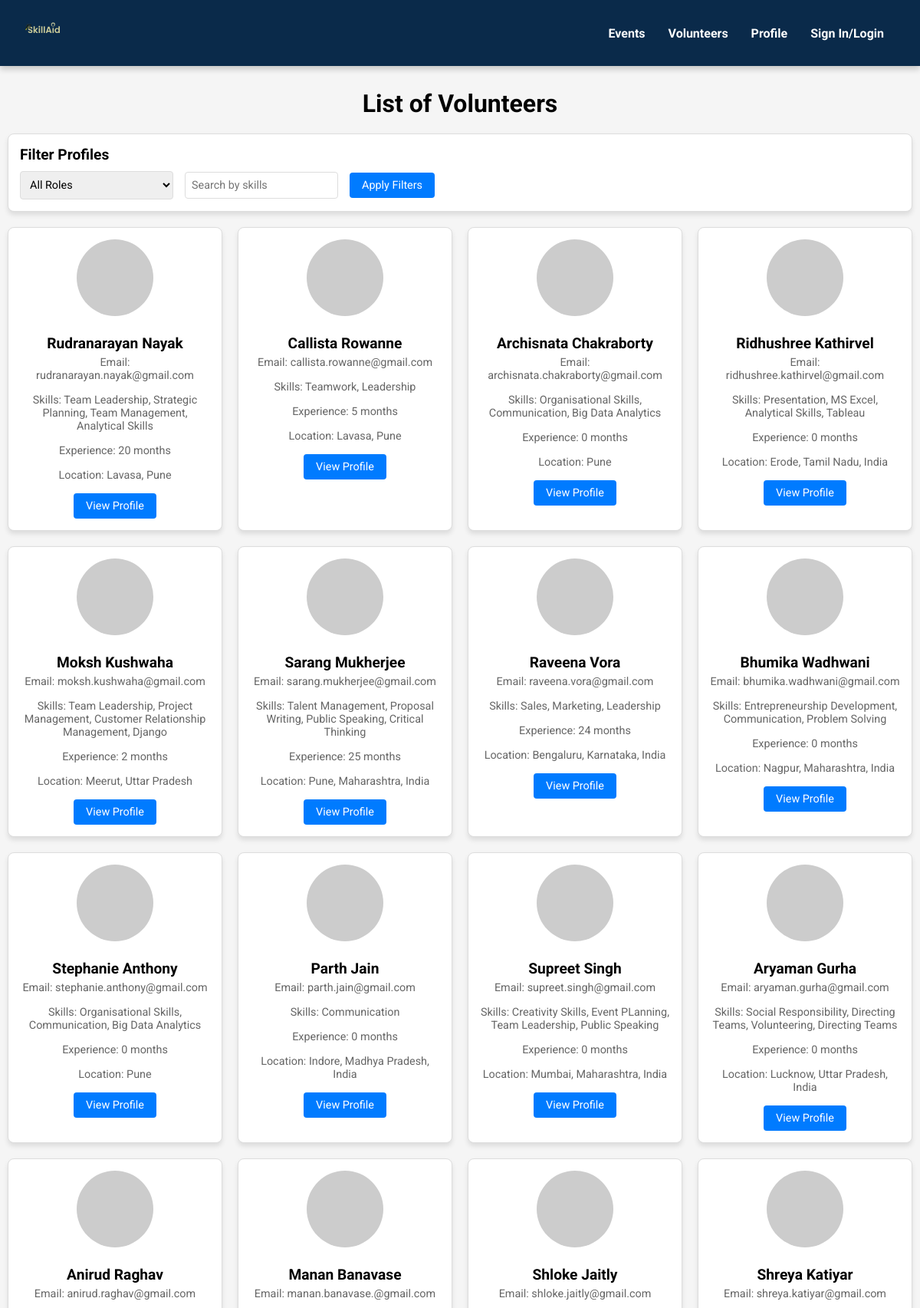
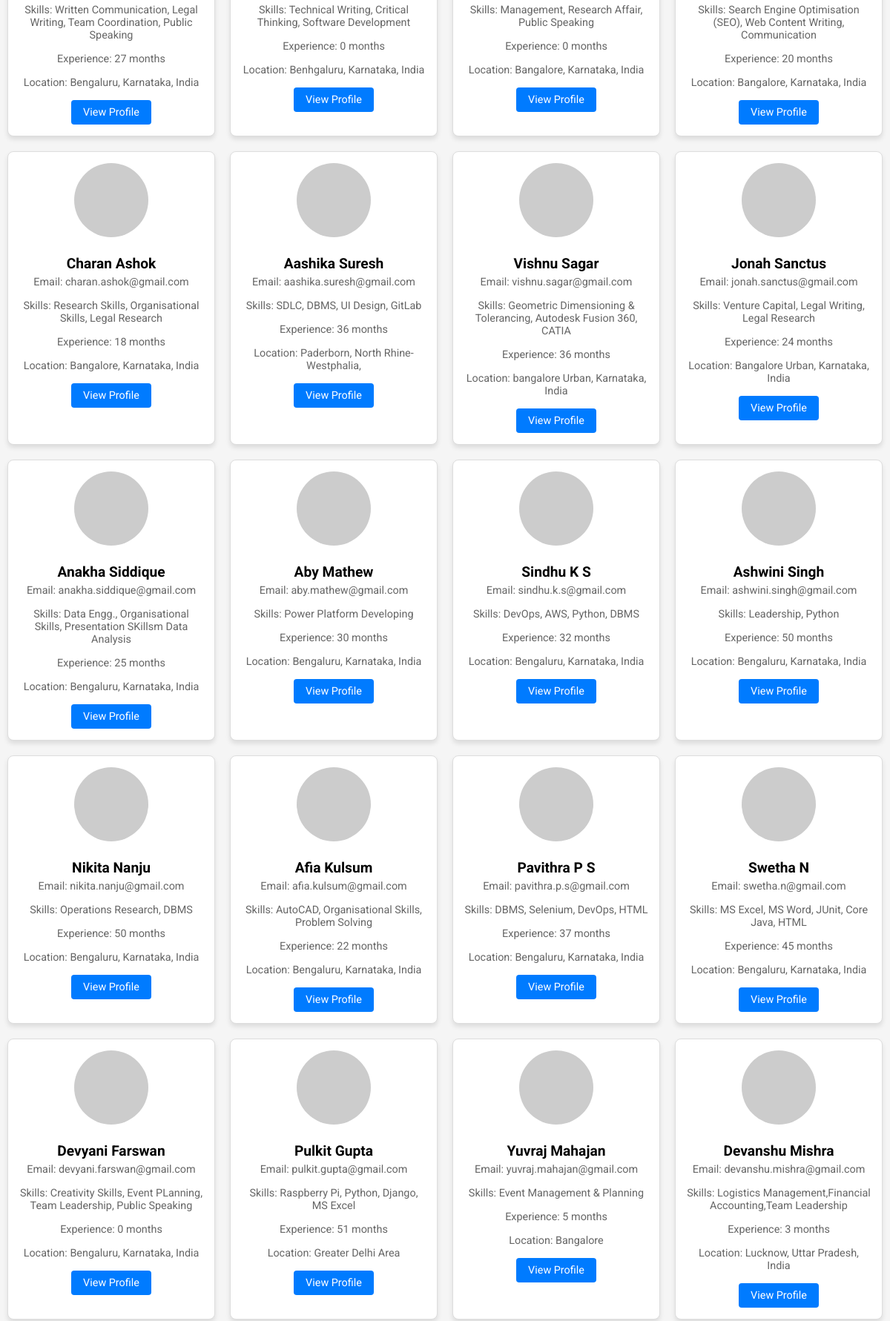
/volunteer/ (upper part), run on the app's committed database (2 pictures, top to bottom).
### students/models.py (models this page shows)
class Volunteer(models.Model):
    student_id = models.AutoField(primary_key=True)
    name = models.CharField(max_length=100)
    skills = models.TextField()  # A comma-separated string of skills
    experience_level = models.IntegerField()  # Experience in months
    location = models.CharField(max_length=100)
    email = models.EmailField(unique=True)
    def __str__(self):
        return self.name

### students/views.py (the view)
# urls.py: path('volunteer/', students_views.volunteers_list, name='volunteers'),
def volunteers_list(request):
    volunteers = Volunteer.objects.all()
    print(volunteers)
    return render(request, 'volunteer.html', {'volunteers': volunteers})

### template/volunteer.html (shortened to what this page needs)
{% extends 'base.html' %}
{% load static %}
{% block content %}
<div class="container">
    <div class="header">
        <h1>List of Volunteers</h1>
    </div>
    <div class="filter-section">
        <h2>Filter Profiles</h2>
        <form class="filter-form" id="filter-form">
            <select name="role" id="role-filter">
                <option value="">All Roles</option>
            </select>
            <input type="text" id="skills-filter" placeholder="Search by skills">
            <button type="button" onclick="applyFilters()">Apply Filters</button>
        </form>
    </div>
<div class="profile-grid" id="profile-grid">
    {% if volunteers %}
        {% for volunteer in volunteers %}
        <div class="profile-card" data-role="{{ volunteer.role|default:'none' }}" data-skills="{{ volunteer.skills }}">
            <img src="https://via.placeholder.com/100" alt="User {{ forloop.counter }}" class="profile-img">
            <h3>{{ volunteer.name }}</h3>
            <p>Email: {{ volunteer.email }}</p>
            <p>Skills: {{ volunteer.skills }}</p>
            <p>Experience: {{ volunteer.experience_level }} months</p>
            <p>Location: {{ volunteer.location }}</p>
            <a href="#" class="btn">View Profile</a>
        </div>
        {% endfor %}
    {% else %}
        <p>No volunteers found.</p>
    {% endif %}
</div>
{% endblock %}

### template/base.html (style rules this page uses)
* { margin: 0; padding: 0; box-sizing: border-box; font-family: 'Roboto', sans-serif; }

### template/volunteer.html (style rules this page uses)
body { font-family: Arial, sans-serif; margin: 0; padding: 0; background-color: #f5f5f5; }
.container { max-width: 1200px; margin: 20px auto; padding: 10px; }
.header { text-align: center; margin-bottom: 20px; }
.filter-section { background-color: #fff; border: 1px solid #ddd; padding: 15px; border-radius: 8px; margin-bottom: 20px; box-shadow: 0 4px 6px rgba(0, 0, 0, 0.1); }
.filter-section h2 { font-size: 1.2em; margin-bottom: 10px; }
.filter-form { display: flex; flex-wrap: wrap; gap: 15px; align-items: center; }
.filter-form select, .filter-form input { padding: 8px; font-size: 0.9em; border: 1px solid #ddd; border-radius: 4px; width: 200px; }
.filter-form button { padding: 8px 16px; background-color: #007bff; color: #fff; border: none; border-radius: 4px; font-size: 0.9em; cursor: pointer; }
.profile-grid { display: grid; grid-template-columns: repeat(auto-fill, minmax(250px, 1fr)); gap: 20px; }
.profile-card { background-color: #fff; border: 1px solid #ddd; border-radius: 8px; padding: 15px; box-shadow: 0 4px 6px rgba(0, 0, 0, 0.1); text-align: center; }
.profile-img { width: 100px; height: 100px; border-radius: 50%; object-fit: cover; margin-bottom: 10px; }
.profile-card h3 { margin: 10px 0 5px; font-size: 1.2em; }
.profile-card p { color: #666; font-size: 0.9em; margin-bottom: 15px; }
.btn { display: inline-block; padding: 8px 16px; background-color: #007bff; color: #fff; text-decoration: none; border-radius: 4px; font-size: 0.9em; }

### data on the page
Volunteer: name "Rudranarayan Nayak", email "rudranarayan.nayak@gmail.com", skills "Team Leadership, Strategic Planning, Team Management, Analytical Skills", experience_level "20", location "Lavasa, Pune"
Volunteer: name "Callista Rowanne", email "callista.rowanne@gmail.com", skills "Teamwork, Leadership", experience_level "5", location "Lavasa, Pune"
Volunteer: name "Archisnata Chakraborty", email "archisnata.chakraborty@gmail.com", skills "Organisational Skills, Communication, Big Data Analytics", experience_level "0", location "Pune"
Volunteer: name "Ridhushree Kathirvel", email "ridhushree.kathirvel@gmail.com", skills "Presentation, MS Excel, Analytical Skills, Tableau", experience_level "0", location "Erode, Tamil Nadu, India"
Volunteer: name "Moksh Kushwaha", email "moksh.kushwaha@gmail.com", skills "Team Leadership, Project Management, Customer Relationship Management, Django", experience_level "2", location "Meerut, Uttar Pradesh"
Volunteer: name "Sarang Mukherjee", email "sarang.mukherjee@gmail.com", skills "Talent Management, Proposal Writing, Public Speaking, Critical Thinking", experience_level "25", location "Pune, Maharashtra, India"
Volunteer: name "Raveena Vora", email "raveena.vora@gmail.com", skills "Sales, Marketing, Leadership", experience_level "24", location "Bengaluru, Karnataka, India"
Volunteer: name "Bhumika Wadhwani", email "bhumika.wadhwani@gmail.com", skills "Entrepreneurship Development, Communication, Problem Solving", experience_level "0", location "Nagpur, Maharashtra, India"
Volunteer: name "Stephanie Anthony", email "stephanie.anthony@gmail.com", skills "Organisational Skills, Communication, Big Data Analytics", experience_level "0", location "Pune"
Volunteer: name "Parth Jain", email "parth.jain@gmail.com", skills "Communication", experience_level "0", location "Indore, Madhya Pradesh, India"
Volunteer: name "Supreet Singh", email "supreet.singh@gmail.com", skills "Creativity Skills, Event PLanning, Team Leadership, Public Speaking", experience_level "0", location "Mumbai, Maharashtra, India"
Volunteer: name "Aryaman Gurha", email "aryaman.gurha@gmail.com", skills "Social Responsibility, Directing Teams, Volunteering, Directing Teams", experience_level "0", location "Lucknow, Uttar Pradesh, India"
Volunteer: name "Anirud Raghav", email "anirud.raghav@gmail.com", skills "Written Communication, Legal Writing, Team Coordination, Public Speaking", experience_level "27", location "Bengaluru, Karnataka, India"
Volunteer: name "Manan Banavase", email "manan.banavase.@gmail.com", skills "Technical Writing, Critical Thinking, Software Development", experience_level "0", location "Benhgaluru, Karnataka, India"
Volunteer: name "Shloke Jaitly", email "shloke.jaitly@gmail.com", skills "Management, Research Affair, Public Speaking", experience_level "0", location "Bangalore, Karnataka, India"
Volunteer: name "Shreya Katiyar", email "shreya.katiyar@gmail.com", skills "Search Engine Optimisation (SEO), Web Content Writing, Communication", experience_level "20", location "Bangalore, Karnataka, India"
Volunteer: name "Charan Ashok", email "charan.ashok@gmail.com", skills "Research Skills, Organisational Skills, Legal Research", experience_level "18", location "Bangalore, Karnataka, India"
Volunteer: name "Aashika Suresh", email "aashika.suresh@gmail.com", skills "SDLC, DBMS, UI Design, GitLab", experience_level "36", location "Paderborn, North Rhine-Westphalia,"
Volunteer: name "Vishnu Sagar", email "vishnu.sagar@gmail.com", skills "Geometric Dimensioning & Tolerancing, Autodesk Fusion 360, CATIA", experience_level "36", location "bangalore Urban, Karnataka, India"
Volunteer: name "Jonah Sanctus", email "jonah.sanctus@gmail.com", skills "Venture Capital, Legal Writing, Legal Research", experience_level "24", location "Bangalore Urban, Karnataka, India"
Volunteer: name "Anakha Siddique", email "anakha.siddique@gmail.com", skills "Data Engg., Organisational Skills, Presentation SKillsm Data Analysis", experience_level "25", location "Bengaluru, Karnataka, India"
Volunteer: name "Aby Mathew", email "aby.mathew@gmail.com", skills "Power Platform Developing", experience_level "30", location "Bengaluru, Karnataka, India"
Volunteer: name "Sindhu K S", email "sindhu.k.s@gmail.com", skills "DevOps, AWS, Python, DBMS", experience_level "32", location "Bengaluru, Karnataka, India"
Volunteer: name "Ashwini Singh", email "ashwini.singh@gmail.com", skills "Leadership, Python", experience_level "50", location "Bengaluru, Karnataka, India"
Volunteer: name "Nikita Nanju", email "nikita.nanju@gmail.com", skills "Operations Research, DBMS", experience_level "50", location "Bengaluru, Karnataka, India"
Volunteer: name "Afia Kulsum", email "afia.kulsum@gmail.com", skills "AutoCAD, Organisational Skills, Problem Solving", experience_level "22", location "Bengaluru, Karnataka, India"
Volunteer: name "Pavithra P S", email "pavithra.p.s@gmail.com", skills "DBMS, Selenium, DevOps, HTML", experience_level "37", location "Bengaluru, Karnataka, India"
Volunteer: name "Swetha N", email "swetha.n@gmail.com", skills "MS Excel, MS Word, JUnit, Core Java, HTML", experience_level "45", location "Bengaluru, Karnataka, India"
Volunteer: name "Devyani Farswan", email "devyani.farswan@gmail.com", skills "Creativity Skills, Event PLanning, Team Leadership, Public Speaking", experience_level "0", location "Bengaluru, Karnataka, India"
Volunteer: name "Pulkit Gupta", email "pulkit.gupta@gmail.com", skills "Raspberry Pi, Python, Django, MS Excel", experience_level "51", location "Greater Delhi Area"
Volunteer: name "Yuvraj Mahajan", email "yuvraj.mahajan@gmail.com", skills "Event Management & Planning", experience_level "5", location "Bangalore"
Volunteer: name "Devanshu Mishra", email "devanshu.mishra@gmail.com", skills "Logistics Management,Financial Accounting,Team Leadership", experience_level "3", location "Lucknow, Uttar Pradesh, India"
